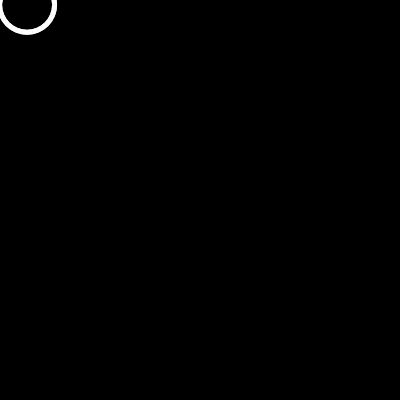
Frame 1 (no input)
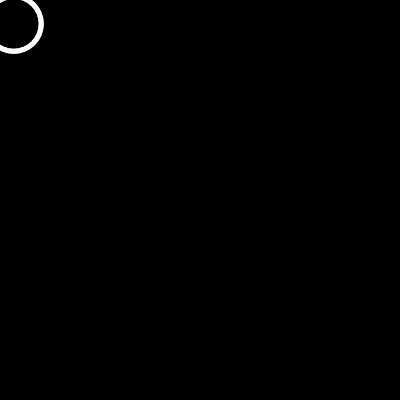
Frame 60 (the mouse pressed at the canvas centre just before this capture)
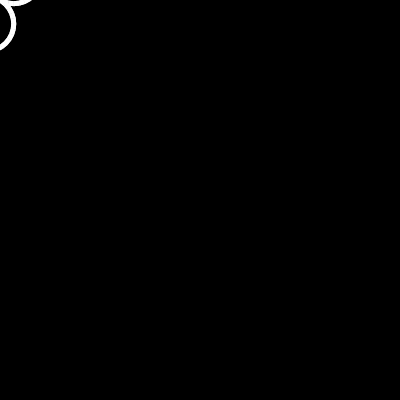
Frame 120 (the mouse held since frame 60 and released just before this capture)

The Processing sketch that drew these frames (run headless with seeded random() and noise(); from frame 60 on, the mouse is pressed at the canvas centre):

// Processing sketch: sketch_141115EightRingSimlulator5
// ── sketch_141115EightRingSimlulator5.pde
int mode = 1;

Spot sp1, sp2;

void setup(){
  size(400,400); 
  frameRate(20);
  noStroke();
  sp1 = new Spot(0, 0, 30, 5,10,0,0,0);
  sp2 = new Spot(0, 0, 30, 5,10,0,0,0);
}

void draw(){
  background(0);
  if(mode == 1){
    sp1.moveA();
    sp2.moveA();
  }else if(mode == 2){
    sp1.moveB();
    sp2.moveB(); 
  }else if(mode == 3){
    sp1.moveC();
    sp2.moveC(); 
  }
  sp1.display();
  sp2.display();
  println(""+sp1.angle+","+sp2.angle+"");
}

void keyPressed(){
  switch(key){
    case '1': mode = 1; break;
    case '2': mode = 2; break;
    case '3': mode = 3; break;
    case '4': sp1.speed*=-1; break;
    case '5': sp2.speed*=-1; break;
    case '6': sp1.speed*=-1; sp2.speed*=-1; break;
    
    case 'a': sp1.dx-=10; break;
    case 'w': sp1.dy-=10; break;
    case 'd': sp1.dx+=10; break;
    case 'x': sp1.dy+=10; break;
    
    case 'h': sp2.dx-=10; break;
    case 'u': sp2.dy-=10; break;
    case 'k': sp2.dx+=10; break;
    case 'm': sp2.dy+=10; break;  
  }
}

void mousePressed(){
  if(mouseButton ==LEFT){
    sp1.dx = mouseX; sp1.dy =mouseY;
  }else if(mouseButton == RIGHT){
    sp2.dx = mouseX; sp2.dy =mouseY;
  }
}

// ── Spot.pde
class Spot{
  //property
  float cx, cy, x1, y1, x2, y2,r,w, speed, angle, dx, dy;
  
  //constructa
  Spot(float _cx, float _cy, float _r, float _w, float _speed, float _angle, float _dx, float _dy){
    cx = _cx;
    cy = _cy;
    r = _r;
    w = _w;
    speed = _speed;
    angle = _angle;
    dx = _dx;
    dy = _dy;
  }
  
  //move method
  void moveA(){
    angle += speed;
    x1 = cx + (r-w/2) * cos(radians(angle));
    y1 = cy + (r-w/2) * sin(radians(angle));
    x2 = cx + (r-w/2) * cos(radians(angle+180));
    y2 = cy + (r-w/2) * sin(radians(angle+180));
  }
  void moveB(){
    angle += speed;
    cx = x1 + (r-w/2) * cos(radians(angle+180));
    cy = y1 + (r-w/2) * sin(radians(angle+180));   
    x2 = x1 + 2 * (r-w/2) * cos(radians(angle+180));
    y2 = y1 + 2 * (r-w/2) * sin(radians(angle+180));
  }
  void moveC(){
    angle += speed;
    cx = x2 + (r-w/2) * cos(radians(angle));
    cy = y2 + (r-w/2) * sin(radians(angle));   
    x1 = x2 + 2 * (r-w/2) * cos(radians(angle));
    y1 = y2 + 2 * (r-w/2) * sin(radians(angle));
  }
  
  //display method
  void display(){
    fill(255);
    drawRing(x1+dx,y1+dy,r,(r-w));
    drawRing(x2+dx,y2+dy,r,(r-w));
    noFill();
  }
}

void drawRing(float x, float y, float w1, float w2)
{
  int segments = 32;
  // w1 == outer radius, w2 == inner radius.
  float deltaA=(1.0/(float)segments)*TWO_PI;
  beginShape(QUADS);
  for(int i=0;i<segments;i++)
  {
    vertex(x+w1*cos(i*deltaA),y+w1*sin(i*deltaA));
    vertex(x+w2*cos(i*deltaA),y+w2*sin(i*deltaA));
    vertex(x+w2*cos((i+1)*deltaA),y+w2*sin((i+1)*deltaA));
    vertex(x+w1*cos((i+1)*deltaA),y+w1*sin((i+1)*deltaA));
  }
  endShape();
} 
